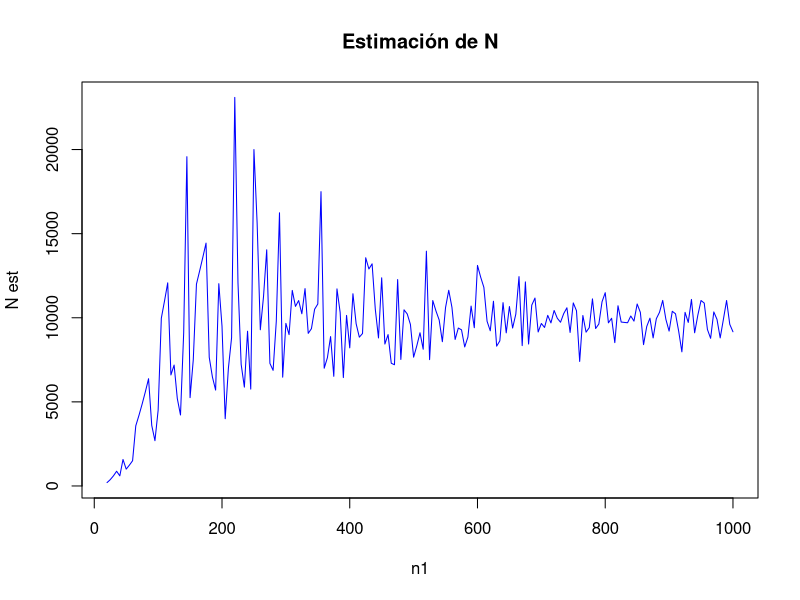
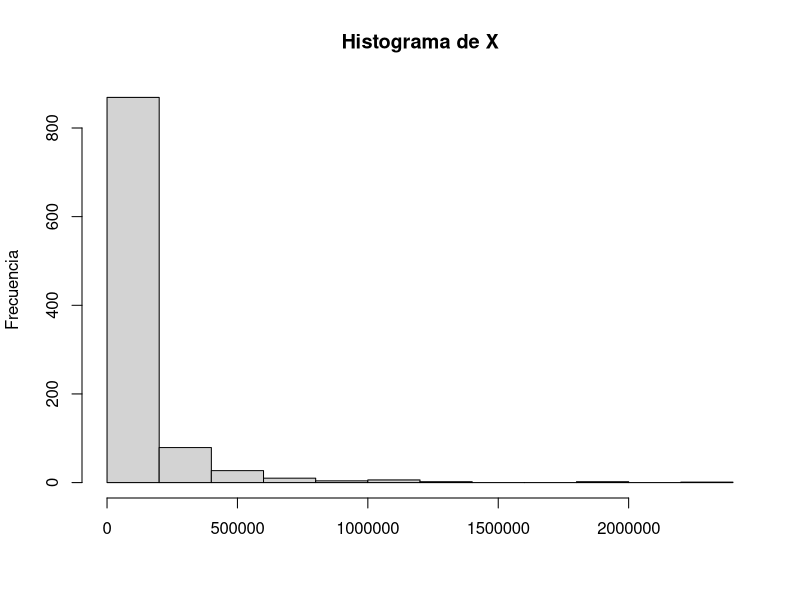
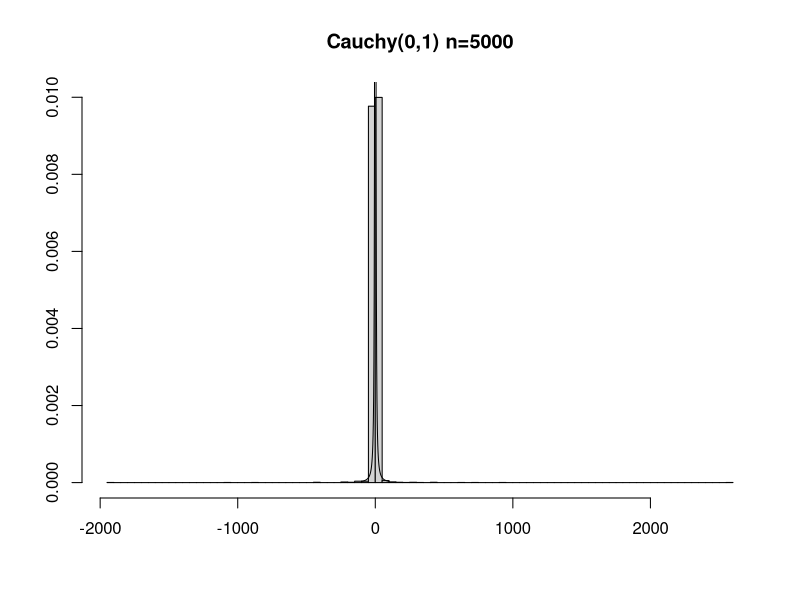
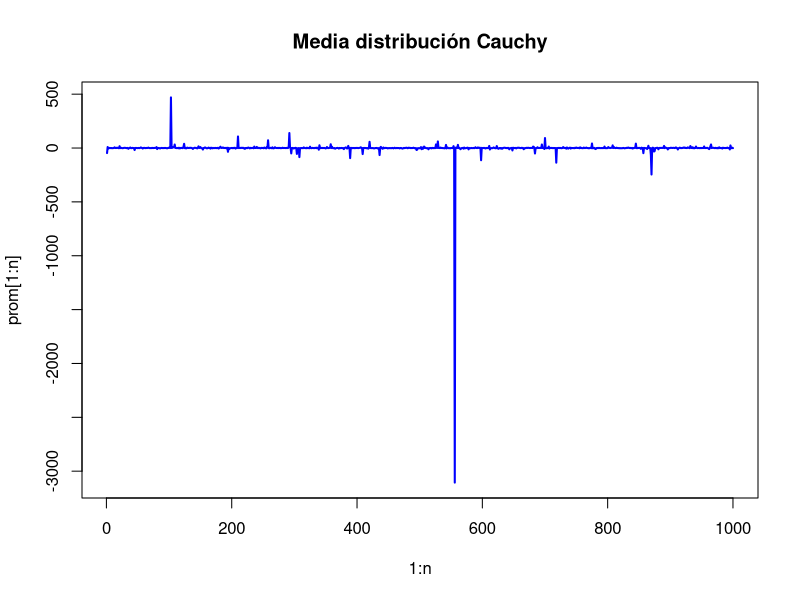
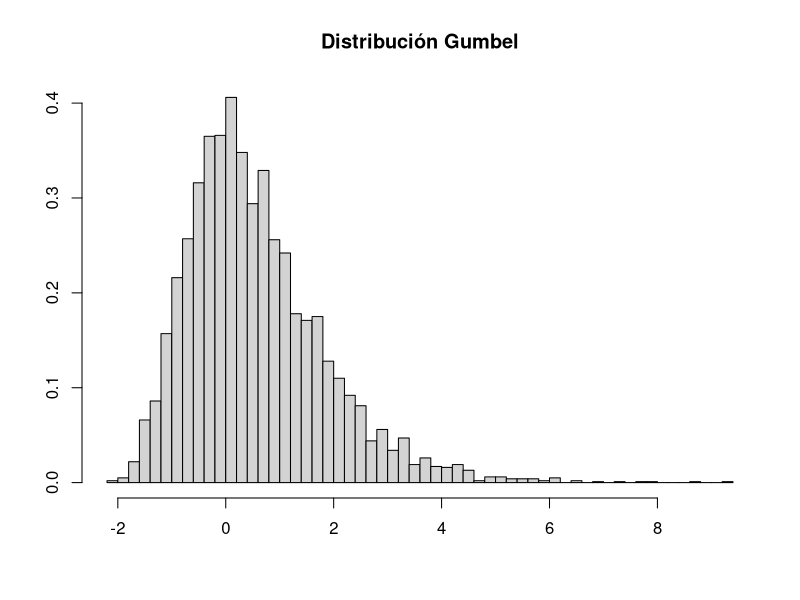

The R source for these figures, in order: (Note: this script raises an error after producing the figures.)
## ---- chunk 1
knitr::opts_chunk$set(echo = TRUE)
## ---- chunk 2
#intall.packages(c("gumbel"),"plotrix"))
#library(gumbel)
#library(plotrix)
## ---- chunk 3
Simulacion_Peces<-function(N,n1,n2){ #Función para simular el proceso de obtener la primera y segunda muestra
  pecesM<-c(rep("M",n1))
  pecesT<-c(pecesM,c(rep("NM",N-n1)))
  muestra2<-sample(pecesT,n2)
  r<-length(subset(muestra2,muestra2=="M"))
  N_est<-(n1*n2)/(r+1) #Ojo aquí consideramos r+1 ya que como no asignamos probabilidades a la muestra, se van a dar casos en los que r=0.
  return(N_est)
}

#Supongamos N=10000, vamos a ver de qué tamaño deben ser n1 y n2 para obtener una buena estimación de N. Además supondremos que n1>n2
N<-10000
n1<-c(seq(20,1000,by=5))
n2<-c(seq(10,990,by=5))

M_est<-c()
for (i in 1:length(n1)){
  M_est[i]<-Simulacion_Peces(N,n1[[i]],n2[[i]])
}

plot(n1[1:length(n1)],M_est[1:length(n1)],type = "l",col="blue",main = "Estimación de N", xlab = "n1",ylab = "N est")
## ---- chunk 4
Pareto_Lomax<-function(a,b,n){
  u<-runif(n)
  Lomax_MA<-c()
  for (i in 1:n) {
  Lomax_MA[i]<-(b*(1-(1-u[[i]])^(1/a)))/((1-u[[i]])^(1/a))
  }
  return(Lomax_MA)
}

hist(Pareto_Lomax(2,125000,1000),main = "Histograma de X",xlab = "",ylab = "Frecuencia")
## ---- chunk 5
registro<-function(activos,prima,n_clientes,prob_reclamo){
registro_activos<-c()
registro_activos[1]<-activos 
for (i in 2:6) {
reclamos<-rbinom(n_clientes,1,prob_reclamo)
monto_reclamos<-Pareto_Lomax(5,125000,sum(reclamos))
registro_activos[i]<-registro_activos[i-1]-sum(monto_reclamos)+n_clientes*prima
if(registro_activos[i-1]<=0){ 
  registro_activos[i]<-0
  }
}
return(registro_activos)
}

activos<-10e6
prima<-5500
n_clientes<-1000
prob_reclamo<-0.1

huella<-matrix(,100,6)
for (i in 1:100) {
  huella[i,]<-registro(activos =activos, prima = prima, n_clientes = n_clientes,prob_reclamo = prob_reclamo)
}

colnames(huella)<-c("z(0)","z(1)","z(2)","z(3)","z(4)","z(5)")
huella<-as.data.frame(huella)
head(huella)

## ---- chunk 6

registro_acc<-function(activos,prima,n_clientes,prob_reclamo){
registro_activos<-c()
registro_activos[1]<-activos 
for (i in 2:6) {
reclamos<-rbinom(n_clientes,1,prob_reclamo)
monto_reclamos<-Pareto_Lomax(5,125000,sum(reclamos))
if(registro_activos[i-1]<=0){
  registro_activos[i:6]<-0
}
else if(registro_activos[i-1]>1000000){
registro_activos[i]<-registro_activos[i-1]-(10e6)-sum(monto_reclamos)+n_clientes*prima
}
else{registro_activos[i]<-registro_activos[i-1]-sum(monto_reclamos)+n_clientes*prima
}
}
return(registro_activos)
}

activos<-10e6
prima<-5500
n_clientes<-1000
prob_reclamo<-0.1

huella<-matrix(,100,6)
for (i in 1:100) {
  huella[i,]<-registro_acc(activos =activos, prima = prima, n_clientes = n_clientes,prob_reclamo = prob_reclamo)
}

colnames(huella)<-c("z(0)","z(1)","z(2)","z(3)","z(4)","z(5)")
huella<-as.data.frame(huella)
head(huella)
## ---- chunk 7
cauchy<-function(gamma,beta,n){
u<-runif(n)
u<-tan(pi*u)*beta+gamma
return(u)
}
x<-1:100
hist(cauchy(0,1,5000),probability=T,breaks=100,main = "Cauchy(0,1) n=5000",ylab = "",xlab = "")
curve(dcauchy(x),add=T,from=-100,to=100)

U<- numeric(1000)
n<-1000
prom<-numeric(n)
y<-c()
for (i in 1:n) {
  u<-runif(1000)
  x<-tan(pi*(u-0.5))
  prom[i]<-mean(x)
}
plot(1:n,prom[1:n],type="l",lwd=2,col="blue",main = "Media distribución Cauchy")



## ---- chunk 8
gumbel<-function(gamma,beta,n){
unif<-runif(n)
unif<--beta*log(-log(unif))+gamma
return(unif)
}
hist(gumbel(0,1,5000),probability =T,breaks=60,xlab = "",ylab="",main = "Distribución Gumbel")

n_s<-c(seq(50,5000,by=50))
X_est<-c()
for (i in 1:length(n_s)) {
  X_est[i]<-sum(gumbel(0,1,n_s[i]))/n_s[i]
}

plot(n_s[1:length(n_s)],X_est[1:length(n_s)],type = "l",col="blue",main = "", xlab = "n",ylab = "Xest",main="Media Gumbel")

## ---- chunk 9
Dist_logistica<-function(n,g,b){
u<-runif(n)
x<-g+b*(log(u)-1+u)
return(x)
}

hist(Dist_logistica(5000,0,1),probability =T,breaks=60,main = "Distribución logística",xlab = "",ylab = "")

n_s<-c(seq(50,5000,by=50))
X_est<-c()
for (i in 1:length(n_s)) {
  X_est[i]<-sum(Dist_logistica(n_s[i],0,1))/n_s[i]
}

plot(n_s[1:length(n_s)],X_est[1:length(n_s)],type = "l",col="blue",main = "", xlab = "n",ylab = "Xest",main="Media distribución logística")



## ---- chunk 10
S_pareto<-function(n,c,alfa){
  u<-runif(n)
  x<-c/(1-u)^(1/alfa)
  return(x)
}

hist(S_pareto(5000,1,2),probability =T,breaks=60,main = "Distribución Pareto",xlab = "",ylab = "")


n_s<-c(seq(50,5000,by=50))
X_est<-c()
for (i in 1:length(n_s)) {
  X_est[i]<-sum(S_pareto(n_s[i],1,2))/n_s[i]
}

plot(n_s[1:length(n_s)],X_est[1:length(n_s)],type = "l",col="blue",main ="", xlab = "n",ylab = "Xest","Media distribución Pareto")
## ---- chunk 11
ind<-function(x,a,b){
ifelse(x<=b & x>= a,1,0)
}

f1<-function(x){
(3*(x^2)/2)*ind(x,-1,1)
}

F1<-function(x){
ifelse(x<=-1,0,ifelse(x<=1,0.5*(x^3+1),1))
}

x<-seq(-1.5,1.5,length=200)
par(mfrow=c(1,2))
plot(x,f1(x),type="l",main="f1(x)")
plot(x,F1(x),type = "l",main = "F1(x)")
## ---- chunk 12
f2<-function(x,a=0.25){
ind(x,-1,1)*(ind(x,0,a)*(x/(a*(1-a)))+ind(x,a,1-a)/(1-a)+ind(x,1-a,1)*((1-x)/(a*(1-a))))
}

F2<-function(x,a=0.25){
ind(x,0,a*x^2/(2*a*(1-a))+(x-a/2)/(1-a)*ind(x,a,1-a)+((1-3*a/2)/(1-a)+(x*(1-x/2)-(1-a)*(1+a)/2)/(a*(1-a)))*ind(x,1-a,1)+ind(x,1,100))
}

par(mfrow=c(1,2))
x<-seq(-1.1,1.1,length=200)
plot(x,f2(x),type="l",main="f2(x)")
plot(x,F2(x),type="l",main="F2(x)")

## ---- chunk 13
x <-sample(1:100,size=1000,replace=T,prob=c(seq(1:100)*(2/10100)))
x[1:50]
hist(x,main = "Histograma distribución discreta",ylab = "")
## ---- chunk 14
s_Binom<-function(n,t,p){ 
  esp_muestral<-c(0,1)
  muestra_Binom<-c()
  for (i in 1:n) {
  muestra_Binom[i]<-sum(sample(esp_muestral,t,replace = TRUE,prob = c(p,1-p)))
  }
  return(muestra_Binom)
}
## ---- chunk 15
ptm <- proc.time()
prueba1<-s_Binom(1,100000,0.4)
proc.time()-ptm

## ---- chunk 16
ptm<-proc.time()
prueba2<-rbinom(1,100000,0.4)
proc.time()-ptm
## ---- chunk 17
lambdat<-function(t){
x<-paste("","{",0,"<=t & t<",1,"}",sep="")
for(i in seq(2,100,2)){
x<-paste(x,paste("","{",i,"<=t & t <",1+i,"}",sep=""),sep="|")
}
return(ifelse(eval(parse(text=0)),3,5))
}
poissonnohomogeneo<-function(lambdat,n,pic=T){
	lambda<-5
	TT<-rexp(n,lambda)
	s<-cumsum(TT)
	u<-runif(n)
	ss<-s[u<=lambdat(s)/lambda]
	Ns<-1:length(ss)
	if(pic==T){
	plot(ss,Ns,type="s",xlab="",ylab="N(t)",main="Proceso Poisson no homogéneo")
	return(list(ss,cuenta=Ns))
}
}
poissonnohomogeneo(lambdat,510)
## ---- chunk 18
lambdat2<-function(t){sin(t)}

poissonnohomogeneo2<-function(lambdat,n,pic=T){
	lambda<-1
	TT<-rexp(n,lambda)
	s<-cumsum(TT)
	u<-runif(n)
	ss<-s[u<=lambdat(s)/lambda]
	Ns<-1:length(ss)
	if(pic==T){
	plot(ss,Ns,type="s",xlab="",ylab="N(t)",main="Proceso Poisson no homogéneo")
	return(list(ss,cuenta=Ns))
}
}
poissonnohomogeneo(lambdat,50)

## ---- chunk 19
comp_seguros<-function(n_as,p,m,de){
  n_rec<-sum(rbinom(n,1,p))
  montos_rec<-rnorm(n_rec,m,de)
  tot_rec<-sum(montos_rec)
}

registro<-replicate(10000,comp_seguros(1000,0.09245,7000,5000))
p_exceder<-length(subset(registro,registro>500000))/10000
p_exceder

## ---- chunk 20
r_normal_multi <-function(n,mu,Sigma){
d <-length(mu)
S <-svd(Sigma)
Q <- S$u %*%diag(sqrt(S$d)) %*%t(S$v)
Z <-matrix(rnorm(n*d),nrow=n, ncol=d)
X <- Z %*% Q +matrix(mu,n,d,byrow=T)
X
}

Sigma <-matrix(c(1, 0, 0,0, 0, 1, 0, 0, 0,0,1,0,0,0,0,1),byrow=T,nrow=4)
n<-1000

Y1<-r_normal_multi(n,c(0,0,0,0),Sigma = Sigma)
Y2<-r_normal_multi(n,c(2,3,4,5),Sigma = Sigma)
u <-runif(n)
k <-as.integer(u > 0.5)
Y <- k*Y1 + (1-k)*Y2

head(Y)

par(mfrow=c(2,2))

hist(Y[,1],xlab = "",ylab = "",main = "Histograma Y1",breaks = 50)
hist(Y[,2],xlab = "",ylab = "",main = "Histograma Y2",breaks = 50)
hist(Y[,3],xlab = "",ylab = "",main = "Histograma Y3",breaks = 50)
hist(Y[,4],xlab = "",ylab = "",main = "Histograma Y4",breaks = 50)

## ---- chunk 21
Wishart_1<-function(n,mu,s){
  X<-r_normal_multi(n,mu,s)
  B<-X%*%t(X)
  return(B)

}

Wishart_ma<-function(tm,n,mu,s){
  replicate(tm,Wishart_1(n,mu,s))
}

#Ejemplo
ptm<-proc.time()
Wishart_ma(4,4,c(1,1),matrix(c(1, 0, 0,1),byrow=T,nrow=2))
proc.time()-ptm
## ---- chunk 22
Wishart_2<-function(s,n){
  TE<-r_normal_multi(n,c(rep(0,n)),diag(n))
  A<-TE%*%t(TE)
  L<-chol(s)
  RET<-L%*%A%*%t(L)
  return(RET)
}

Wishart2_ma<-function(tm,n,s){
  replicate(tm,Wishart_2(s,n))
}

#Ejemplo
ptm<-proc.time()
Wishart2_ma(4,4,matrix(c(1, 0, 0,1),byrow=T,nrow=2))
proc.time()-ptm
